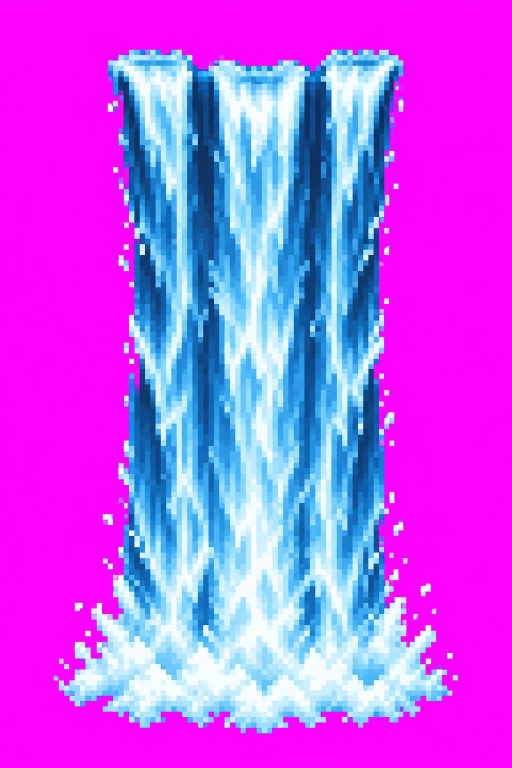
#> input picture assets/castle_hd/_raw/surendar/E1_waterfall.png, 1024 x 1536 px (shown at 1/2 size)
$ python -i ingest_assets.py   (imports and definitions only)
#> lines starting #> are read from the running program, lines starting #| are printed output that depends on the picture; after the words box and inside, x2 and y2 are one past the last pixel; in counts of white or black regions, pixels touching at a corner belong together
#> further down, picture is the input picture: PIL image 1024x1536 RGB; mean R, G, B 190.8, 87.4, 240.6
"""
Intake for generated assets (magenta-background sprites, horizontal strips, seamless tiles).

  python3 scripts/tools/ingest_assets.py <batch_dir> <mapping.json> <author>

mapping.json: {"<file in batch_dir>": "<SAVE AS name from CASTLE_PROMPTS.xlsx>", ...}

For every image:
  1. background removed: flat magenta (also magenta holes inside the object) or existing alpha
  2. magenta spill on the edges cleaned (no pink fringe)
  3. stone pixels nudged from warm beige to the plan's cool grey (shading untouched)
  4. trimmed, scaled to its final in-game size on a 2 px art-pixel grid (hard pixel edges, hard alpha)
  5. strips (cliff, rim, shore) made seamless left-right
Outputs: assets/castle_hd/<category>/<ID>.png and the untouched original in assets/castle_hd/_raw/<author>/.
"""
import json, os, shutil, sys
import numpy as np
from PIL import Image
from scipy import ndimage as ndi

ROOT = os.path.normpath(os.path.join(os.path.dirname(os.path.abspath(__file__)), '..', '..'))
HD = os.path.join(ROOT, 'assets', 'castle_hd')

# final in-game size (px) per ID: sprites = fit inside (w, h); bands = target height, width follows aspect
SPEC = {
 'F1': ('sprite', 180, 540, True), 'F2': ('sprite', 156, 390, True), 'F3': ('sprite', 100, 225, False), 'F4': ('sprite', 40, 90, False),
 'F5': ('sprite', 200, 400, False), 'F6': ('sprite', 60, 70, True), 'F7A': ('sprite', 60, 120, True), 'F7B': ('sprite', 120, 120, True),
 'F7C': ('sprite', 120, 120, False), 'F7D': ('sprite', 120, 120, True),
 'E1': ('sprite', 560, 880, False), 'E2': ('sprite', 600, 200, False), 'E4': ('sprite', 570, 480, False), 'E5': ('sprite', 44, 100, False),
 'E7A': ('sprite', 48, 32, False), 'E7B': ('sprite', 48, 32, False),
 'R1A': ('sprite', 600, 300, False), 'R1B': ('sprite', 300, 200, False),
 'T5A': ('sprite', 96, 96, True), 'T5B': ('sprite', 96, 96, True),
 'R2': ('band', 0, 64, False), 'T14': ('band', 0, 440, False), 'T15': ('band', 0, 48, True),
}
CATEGORY = {'F': 'props', 'E': 'effects', 'R': 'terrain', 'T': 'wall_kit', 'TW': 'towers', 'G': 'gatehouse', 'P': 'palace', 'S': 'stairs', 'B': 'buildings'}
MAGENTA = np.array([255, 0, 255], float)
STONE_CHROMA = np.array([1.0, -2.0, 8.0])     # plan wall colour minus its luminance (cool grey-blue)

def asset_id(name):
    return name.split('_')[0]

# [4 lines left out: function category, not called in this run]

def key_background(img):
    a = np.array(img.convert('RGBA')).astype(float)
    if img.mode == 'RGBA' and (a[..., 3] < 128).mean() > 0.05:
        alpha = (a[..., 3] >= 128)
    else:
        d = np.linalg.norm(a[..., :3] - MAGENTA, axis=2)
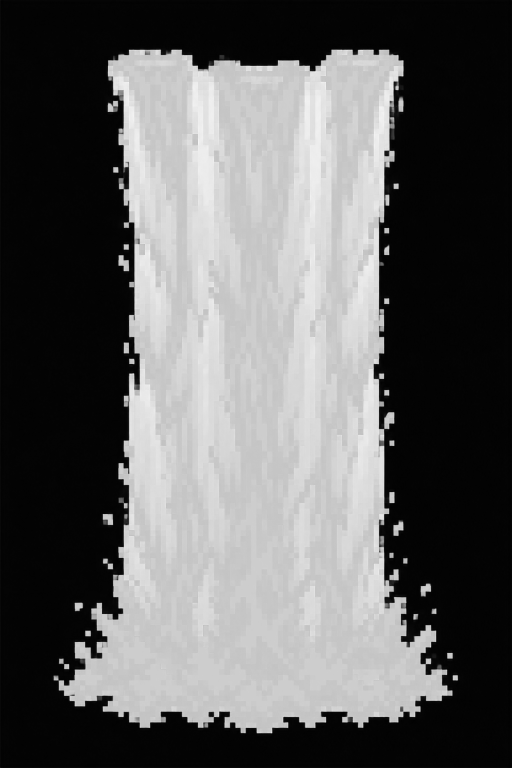
#> d: shape (1536, 1024) float64 (shown at 1/2 size); min 1.41, max 313.2, mean 121.3; drawn with min black and max white
        r, g, b = a[..., 0], a[..., 1], a[..., 2]
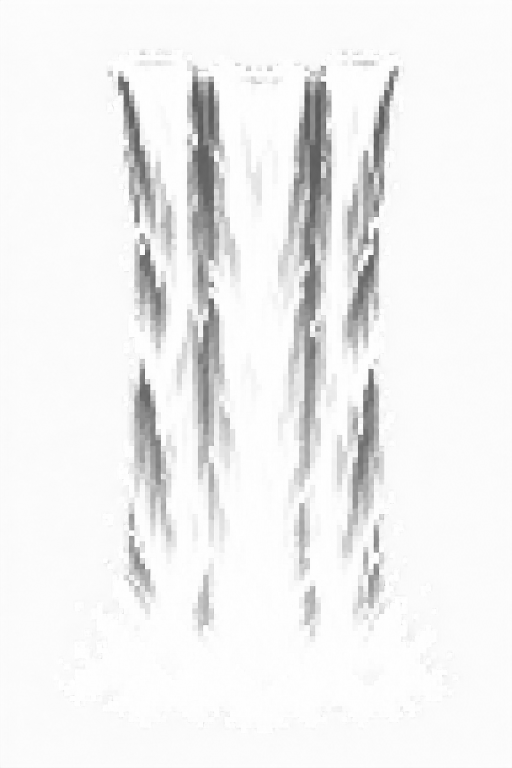
#> b: shape (1536, 1024) float64 (shown at 1/2 size); min 69, max 255, mean 240.6
        pinkish = (r > 150) & (b > 150) & (g < 110) & (np.abs(r - b) < 80)
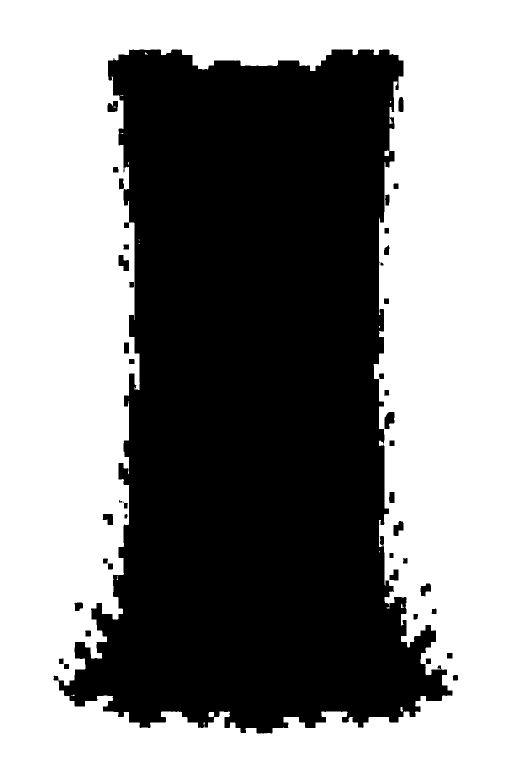
#> pinkish: shape (1536, 1024) bool (shown at 1/2 size); 53.8% white; 43 black regions (2 under 20 px), largest, box (x1, y1, x2, y2) and area: (107, 99, 905, 1467) 720701, (769, 824, 789, 858) 510, (237, 510, 258, 542) 454
        bg = (d < 95) | pinkish
#> bg: shape (1536, 1024) bool; 53.8% white; 43 black regions (2 under 20 px), largest, box (x1, y1, x2, y2) and area: (107, 99, 905, 1467) 720688, (769, 824, 789, 858) 510, (237, 510, 258, 542) 454
        alpha = ~bg
        # spill clean on the outline: remove the magenta cast (r and b raised above g)
        ring = ndi.binary_dilation(bg, iterations=3) & alpha
#> ring: shape (1536, 1024) bool; 1.6% white; 45 white regions (2 under 20 px), largest, box (x1, y1, x2, y2) and area: (107, 99, 905, 1467) 19957, (237, 510, 258, 542) 267, (215, 202, 236, 224) 261
        spill = np.clip(np.minimum(r, b) - g - 8, 0, None) * ring
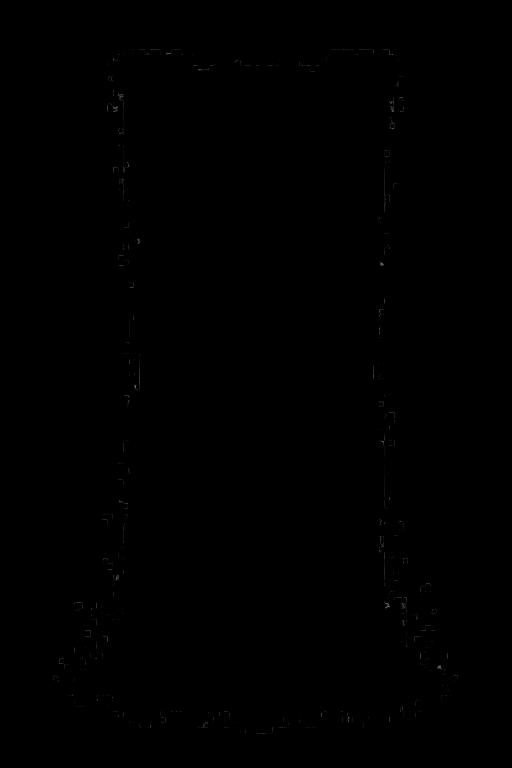
#> spill: shape (1536, 1024) float64 (shown at 1/2 size); min 0, max 143, mean 0.1
        a[..., 0] -= spill; a[..., 2] -= spill
        # outline pixels that are mostly magenta: drop them
        alpha &= ~(ring & (d < 150))
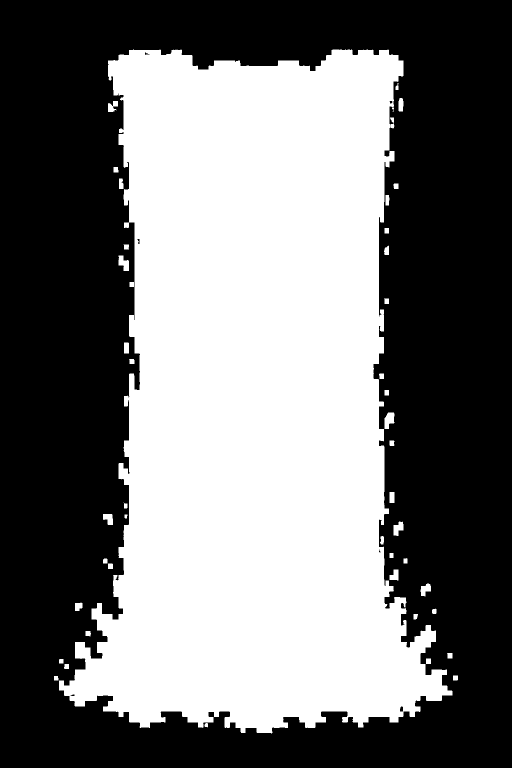
#> alpha: shape (1536, 1024) bool (shown at 1/2 size); 46.1% white; 47 white regions (3 under 20 px), largest, box (x1, y1, x2, y2) and area: (118, 99, 905, 1467) 718710, (769, 825, 789, 858) 480, (237, 511, 258, 542) 428
    alpha = ndi.binary_opening(alpha, iterations=1)
#> alpha: shape (1536, 1024) bool; 46.1% white; 46 white regions, largest, box (x1, y1, x2, y2) and area: (118, 99, 905, 1467) 718446, (769, 825, 789, 858) 477, (237, 511, 258, 542) 422
    lab, n = ndi.label(alpha)
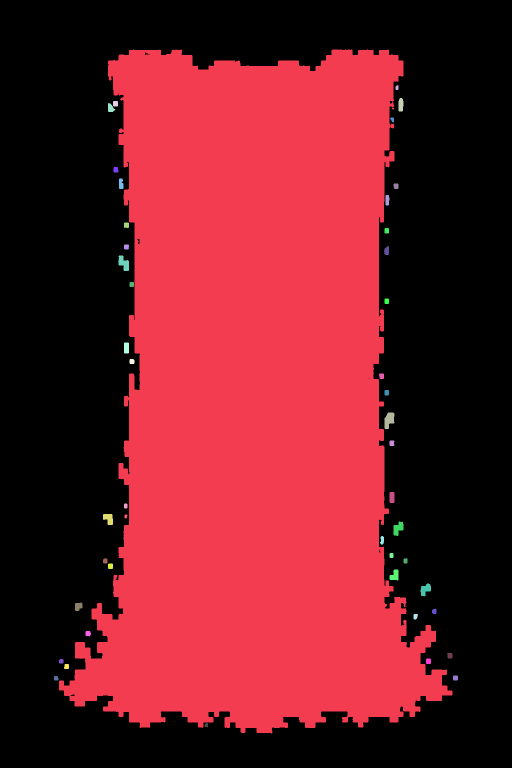
#> lab: shape (1536, 1024) int32 (shown at 1/2 size); 47 distinct labels, from 0 to 46; one colour per label, 0 black
#> n = 46
    if n > 1:   # drop dust specks smaller than 0.05 % of the object
        sz = ndi.sum(alpha, lab, range(1, n + 1)); keep = np.isin(lab, [i + 1 for i, s in enumerate(sz) if s >= alpha.sum() * 0.0005])
#> after `sz = ndi.sum(alpha, lab, range(1, n + 1))`: sz = 46 values, max 718446 at index 0, min 39 at index 26, mean 15758.5
#> after `keep = np.isin(lab, [i + 1 for i, s in enumerate(sz) if s >= alpha.sum`: keep: shape (1536, 1024) bool; 45.8% white; 4 white regions, box (x1, y1, x2, y2) and area: (118, 99, 905, 1467) 718446, (769, 825, 789, 858) 477, (237, 511, 258, 542) 422, (787, 1043, 807, 1072) 380
        alpha &= keep
    a[..., 3] = alpha * 255
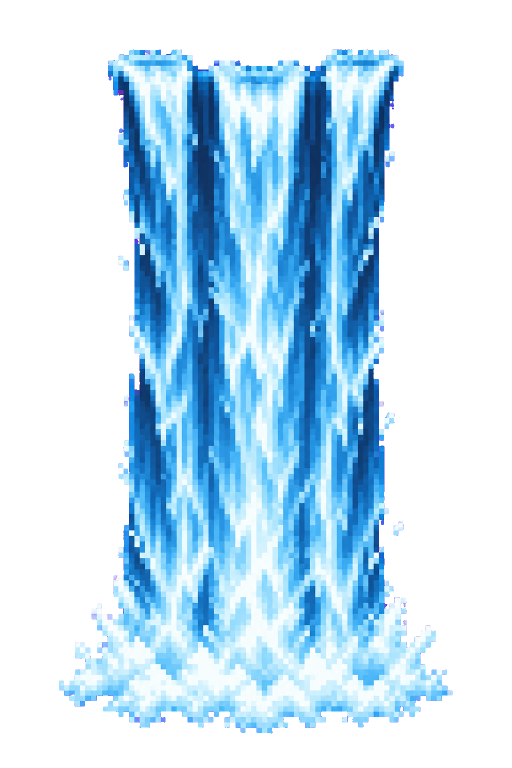
#> a: shape (1536, 1024, 4) float64 (shown at 1/2 size); mean R, G, B, A 190.7, 87.4, 240.5, 116.7; transparent parts drawn white
    return np.clip(a, 0, 255)

# [8 lines left out: function cool_stone, not called in this run]

def trim(a):
    ys, xs = np.nonzero(a[..., 3] > 0)
    return a[ys.min():ys.max() + 1, xs.min():xs.max() + 1]

# [40 lines left out: functions resize_art, seamless_x, process, not called in this run]

KEEP_SPARKS = {'E5', 'E2'}          # flames and spray keep their loose droplets
# [27 lines left out: functions final_clean, main, not called in this run]

# [2 lines not run here, left out]

>>> from PIL import Image
>>> picture = Image.open('../../assets/castle_hd/_raw/surendar/E1_waterfall.png')
>>> result = key_background(picture)

$ run again, on assets/castle_hd/_raw/surendar/E4_fountain_water.png
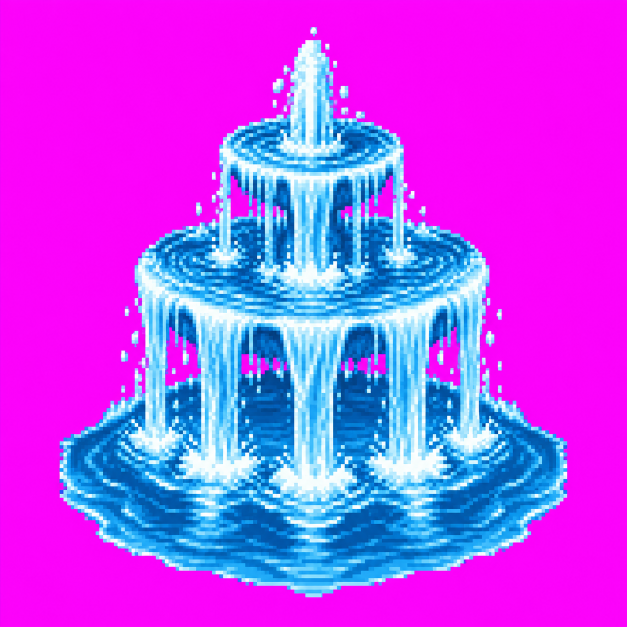
#> input picture assets/castle_hd/_raw/surendar/E4_fountain_water.png, 1254 x 1254 px (shown at 1/2 size)
#> picture is the input picture: PIL image 1254x1254 RGB; mean R, G, B 184.9, 70.8, 241.7
#> pinkish: shape (1254, 1254) bool; 60.1% white; 32 black regions (3 under 20 px), largest, box (x1, y1, x2, y2) and area: (119, 80, 1135, 1195) 622397, (546, 157, 568, 186) 513, (679, 172, 697, 197) 409
#> bg: shape (1254, 1254) bool; 60.1% white; 31 black regions (2 under 20 px), largest, box (x1, y1, x2, y2) and area: (119, 80, 1135, 1195) 622386, (546, 157, 568, 186) 513, (679, 172, 697, 197) 409
#> ring: shape (1254, 1254) bool; 1.7% white; 46 white regions (2 under 20 px), largest, box (x1, y1, x2, y2) and area: (119, 80, 1135, 1195) 14675, (327, 652, 405, 774) 1589, (848, 651, 924, 774) 1299
#> in key_background, `lab, n = ndi.label(alpha)`:
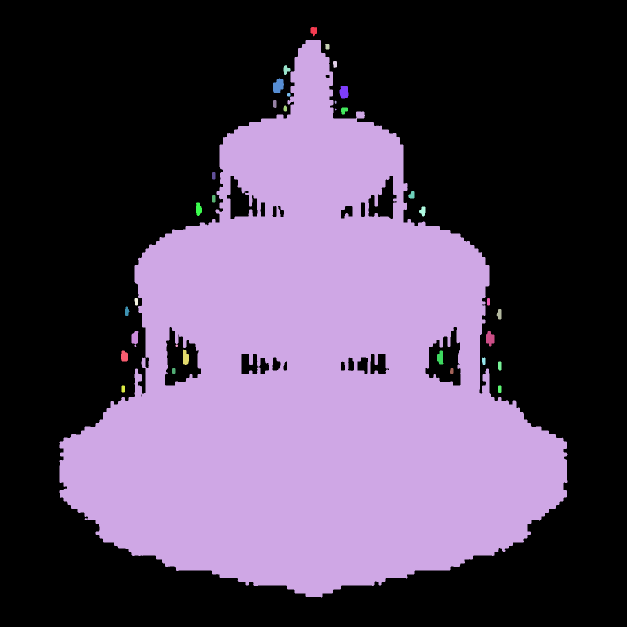
#> lab: shape (1254, 1254) int32 (shown at 1/2 size); 35 distinct labels, from 0 to 34; one colour per label, 0 black
#> n = 34
#> sz = 34 values, max 619418 at index 1, min 8 at index 12, mean 18369.9
#> keep: shape (1254, 1254) bool; 39.5% white; 4 white regions, box (x1, y1, x2, y2) and area: (119, 80, 1135, 1195) 619418, (546, 157, 568, 186) 494, (679, 172, 697, 197) 384, (972, 662, 989, 693) 382
#> in key_background, `a[..., 3] = alpha * 255`:
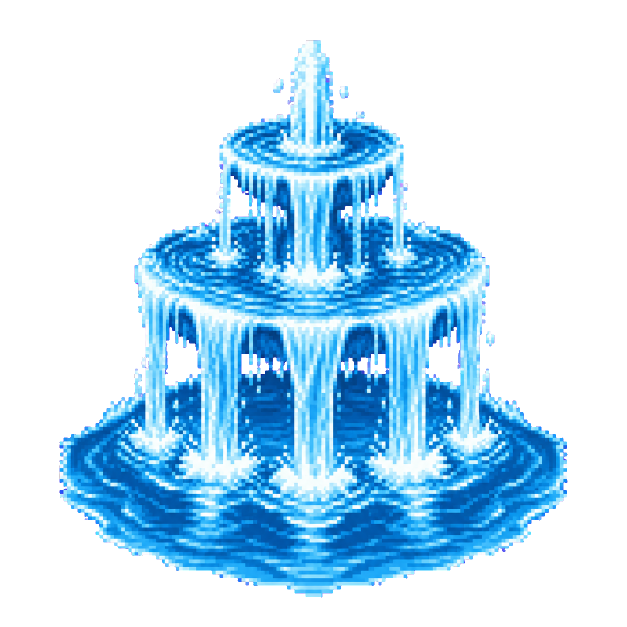
#> a: shape (1254, 1254, 4) float64 (shown at 1/2 size); mean R, G, B, A 184.8, 70.8, 241.5, 100.6; transparent parts drawn white

$ run again, on assets/castle_hd/_raw/surendar/E5_flame.png
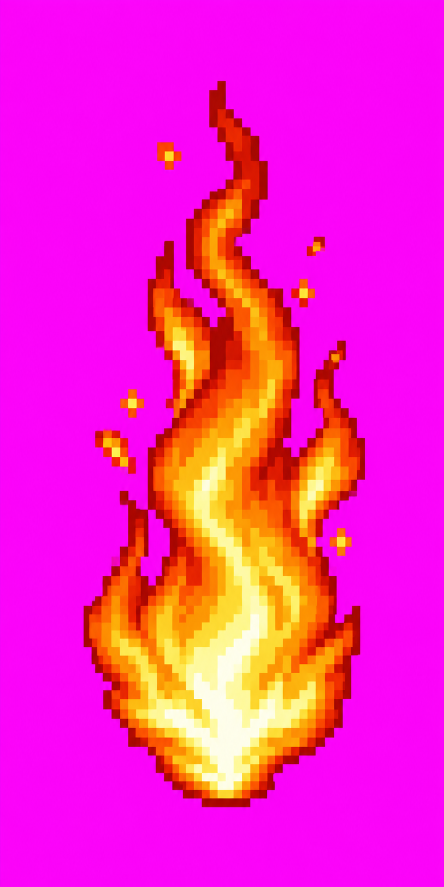
#> input picture assets/castle_hd/_raw/surendar/E5_flame.png, 887 x 1774 px (shown at 1/2 size)
#> picture is the input picture: PIL image 887x1774 RGB; mean R, G, B 246.5, 37.2, 189.2
#> pinkish: shape (1774, 887) bool; 72.1% white; 7 black regions, largest, box (x1, y1, x2, y2) and area: (167, 162, 730, 1615) 428058, (190, 858, 272, 948) 4163, (314, 284, 363, 340) 1911
#> bg: shape (1774, 887) bool; 72.1% white; 9 black regions (2 under 20 px), largest, box (x1, y1, x2, y2) and area: (167, 162, 730, 1615) 428055, (190, 859, 272, 948) 4159, (314, 284, 363, 340) 1909
#> ring: shape (1774, 887) bool; 1.4% white; 9 white regions (2 under 20 px), largest, box (x1, y1, x2, y2) and area: (167, 162, 730, 1615) 18056, (190, 859, 272, 948) 934, (314, 284, 363, 340) 576
#> in key_background, `lab, n = ndi.label(alpha)`:
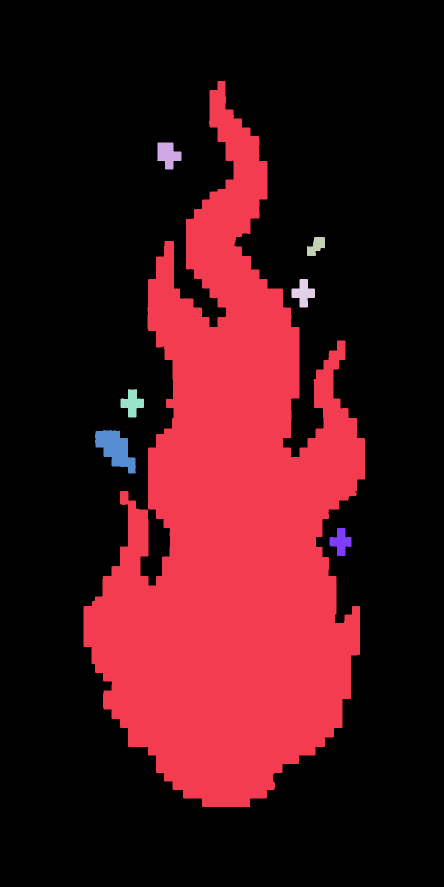
#> lab: shape (1774, 887) int32 (shown at 1/2 size); 8 distinct labels, from 0 to 7; one colour per label, 0 black
#> n = 7
#> sz = [426434, 1774, 884, 1527, 1526, 4011, 1455]
#> in key_background, `a[..., 3] = alpha * 255`:
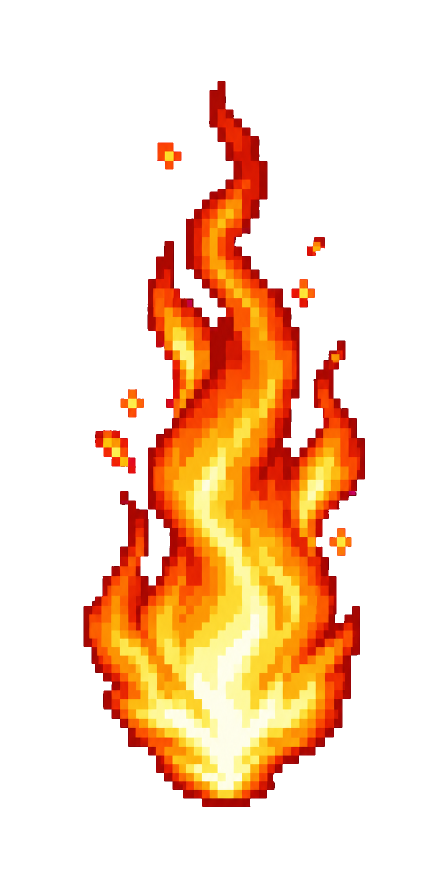
#> a: shape (1774, 887, 4) float64 (shown at 1/2 size); mean R, G, B, A 246.2, 37.2, 188.9, 70.9; transparent parts drawn white

$ run again, on assets/castle_hd/_raw/surendar/E7A_seagull_wings_up.png
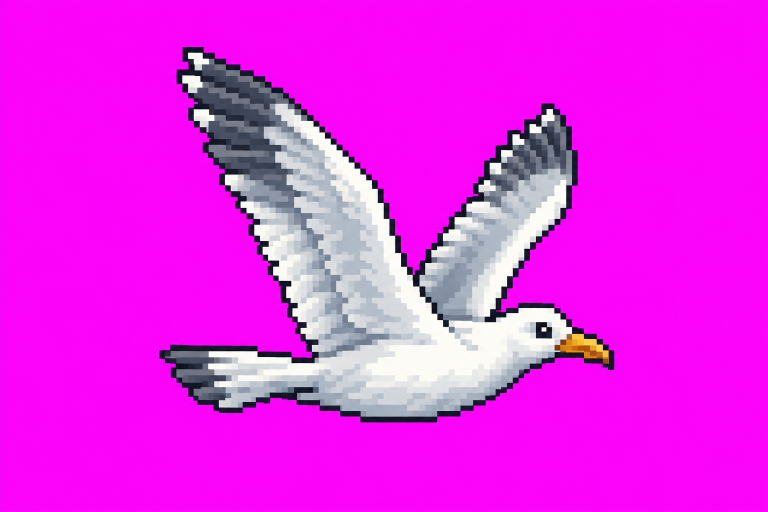
#> input picture assets/castle_hd/_raw/surendar/E7A_seagull_wings_up.png, 1536 x 1024 px (shown at 1/2 size)
#> picture is the input picture: PIL image 1536x1024 RGB; mean R, G, B 232, 38.7, 233.3
#> pinkish: shape (1024, 1536) bool; 78.4% white; 1 black region, box (x1, y1, x2, y2) and area: (318, 94, 1229, 845) 339148
#> ring: shape (1024, 1536) bool; 0.94% white; 1 white region, box (x1, y1, x2, y2) and area: (318, 94, 1229, 845) 14731
#> lab: shape (1024, 1536) int32; values 0 (black) and 1 (white), 21.5% white; 1 white region, box (x1, y1, x2, y2) and area: (318, 94, 1229, 845) 338844
#> n = 1
#> in key_background, `a[..., 3] = alpha * 255`:
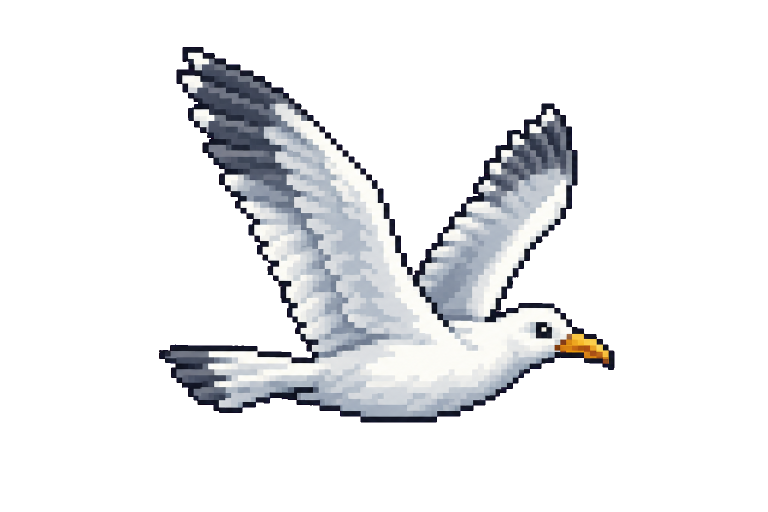
#> a: shape (1024, 1536, 4) float64 (shown at 1/2 size); mean R, G, B, A 231.9, 38.7, 233.1, 54.9; transparent parts drawn white
